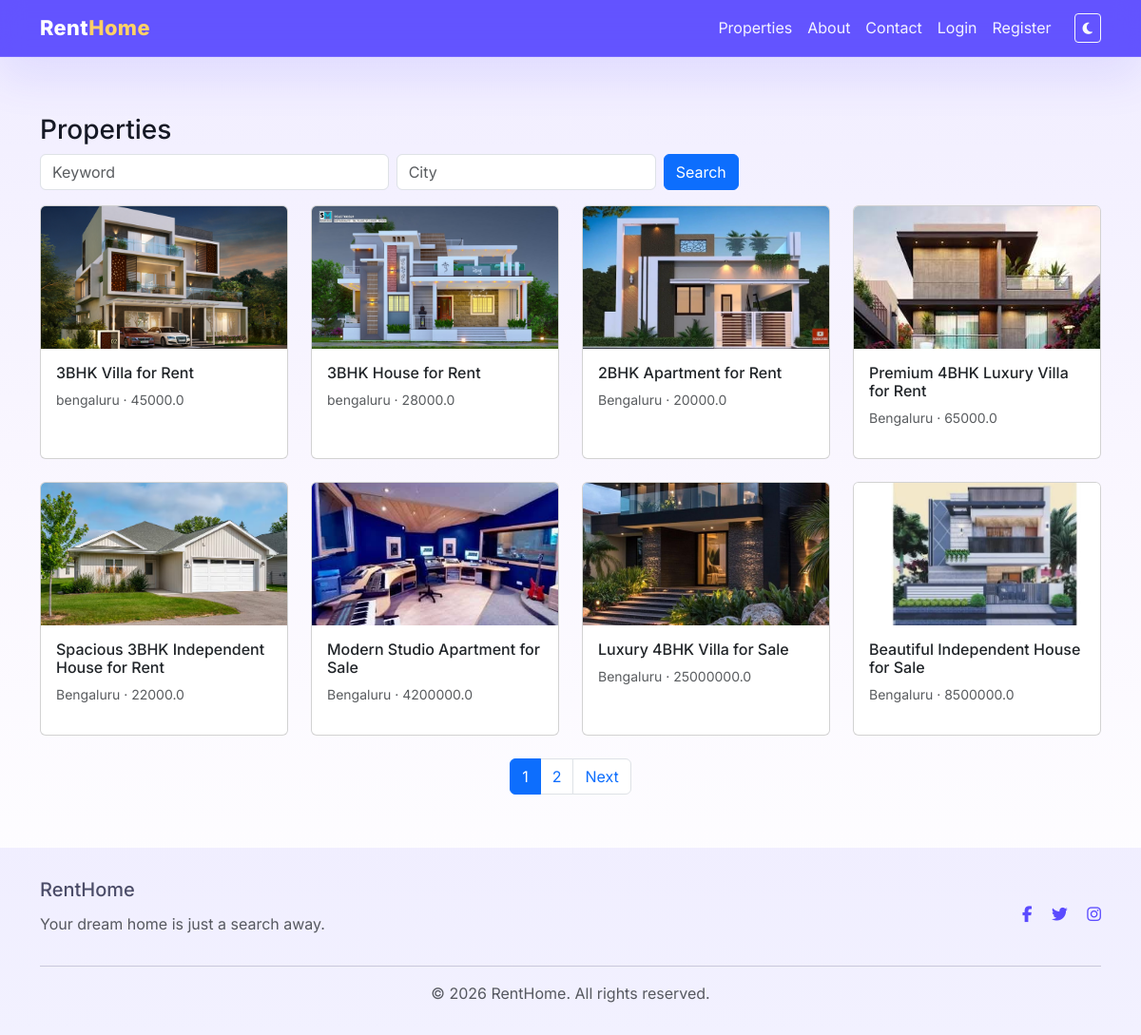
Screenshot of /properties with the database file from the repository.
### models.py (models this page shows)
class Property(db.Model):
    __tablename__ = 'properties'
    id = db.Column(db.Integer, primary_key=True)
    title = db.Column(db.String(200), nullable=False)
    description = db.Column(db.Text)
    purpose = db.Column(db.String(50))
    property_type = db.Column(db.String(50))
    price = db.Column(db.Float)
    deposit = db.Column(db.Float)
    bedrooms = db.Column(db.Integer)
    bathrooms = db.Column(db.Integer)
    balcony = db.Column(db.Integer)
    parking = db.Column(db.String(50))
    area_size = db.Column(db.String(50))
    floor = db.Column(db.String(50))
    facing = db.Column(db.String(50))
    furnished = db.Column(db.String(50))
    water = db.Column(db.String(50))
    electricity = db.Column(db.String(50))
    internet = db.Column(db.String(50))
    address = db.Column(db.String(255))
    locality = db.Column(db.String(120))
    city = db.Column(db.String(120))
    district = db.Column(db.String(120))
    state = db.Column(db.String(120))
    pincode = db.Column(db.String(20))
    google_map = db.Column(db.String(255))
    owner_name = db.Column(db.String(120))
    owner_phone = db.Column(db.String(50))
    owner_email = db.Column(db.String(120))
    available_from = db.Column(db.String(50))
    images = db.Column(db.Text)  # comma separated filenames
    created_at = db.Column(db.DateTime, default=datetime.utcnow)
    user_id = db.Column(db.Integer, db.ForeignKey('users.id'), nullable=True)

### app.py (the view)
@app.route('/properties')
def properties():
    page = request.args.get('page', 1, type=int)
    form = SearchForm(request.args)
    query = Property.query
    if form.keyword.data:
        query = query.filter(Property.title.ilike(f"%{form.keyword.data}%"))
    if form.city.data:
        query = query.filter(Property.city.ilike(f"%{form.city.data}%"))
    if form.min_price.data:
        query = query.filter(Property.price >= float(form.min_price.data))
    if form.max_price.data:
        query = query.filter(Property.price <= float(form.max_price.data))
    props = query.order_by(Property.created_at.desc()).paginate(page=page, per_page=8)
    return render_template('properties.html', properties=props, form=form)

### forms.py
class SearchForm(FlaskForm):
    keyword = StringField('Keyword', validators=[Optional(), Length(0,200)])
    city = StringField('City', validators=[Optional(), Length(0,120)])
    property_type = SelectField('Property Type', choices=[('','Any type'),('apartment','Apartment'),('house','House'),('studio','Studio'),('villa','Villa')], validators=[Optional()])
    bedrooms = IntegerField('Bedrooms', validators=[Optional(), NumberRange(min=0)])
    min_price = DecimalField('Min Price', validators=[Optional()])
    max_price = DecimalField('Max Price', validators=[Optional()])
    sort_by = SelectField('Sort by', choices=[('newest','Newest'),('price_low','Price: Low to High'),('price_high','Price: High to Low')], validators=[Optional()])
    submit = SubmitField('Search')

### app.py (called while the page is built)
@app.context_processor
def inject_current_year():
    return {'current_year': datetime.utcnow().year}

### templates/properties.html (shortened to what this page needs)
{% extends 'base.html' %}
{% block content %}
<h3>Properties</h3>
<form method="get" class="row g-2 mb-3">
  <div class="col-md-4"><input name="keyword" value="{{ request.args.get('keyword','') }}" class="form-control" placeholder="Keyword"></div>
  <div class="col-md-3"><input name="city" value="{{ request.args.get('city','') }}" class="form-control" placeholder="City"></div>
  <div class="col-md-auto"><button class="btn btn-primary">Search</button></div>
</form>
<div class="row">
  {% for prop in properties.items %}
  <div class="col-md-3 mb-4">
    <div class="card h-100 hover-shadow">
      {% set first_image = prop.images.split(',')[0] if prop.images else None %}
      {% if first_image %}
      <img src="{{ url_for('uploaded_file', filename=first_image) }}" class="card-img-top" style="height:150px;object-fit:cover">
      {% else %}
      <div class="card-img-top placeholder-image" style="height:150px"></div>
      {% endif %}
      <div class="card-body">
        <h6 class="card-title">{{ prop.title }}</h6>
        <p class="small text-muted">{{ prop.city }} &middot; {{ prop.price }}</p>
      </div>
    </div>
  </div>
  {% endfor %}
</div>
<nav>
  <ul class="pagination justify-content-center">
    {% for p in properties.iter_pages() %}
      {% if p %}
      <li class="page-item {% if p==properties.page %}active{% endif %}"><a class="page-link" href="?page={{ p }}">{{ p }}</a></li>
      {% endif %}
    {% endfor %}
    {% if properties.has_next %}
    <li class="page-item"><a class="page-link" href="?page={{ properties.next_num }}">Next</a></li>
    {% endif %}
  </ul>
</nav>
{% endblock %}

### templates/base.html (shortened to what this page needs)
<!doctype html>
<html lang="en">
  <head>
    <link rel="stylesheet" href="https://cdnjs.cloudflare.com/ajax/libs/font-awesome/6.5.0/css/all.min.css">
    <link href="https://cdn.jsdelivr.net/npm/bootstrap@5.3.0/dist/css/bootstrap.min.css" rel="stylesheet">
    <link rel="stylesheet" href="{{ url_for('static', filename='css/style.css') }}">
  </head>
  <body>
    <nav class="navbar navbar-expand-lg navbar-dark nav-float fixed-top">
      <div class="container">
        <a class="navbar-brand" href="{{ url_for('index') }}">Rent<span>Home</span></a>
        <div class="collapse navbar-collapse" id="navMenu">
          <ul class="navbar-nav ms-auto align-items-center">
            <li class="nav-item"><a class="nav-link" href="{{ url_for('properties') }}">Properties</a></li>
            <li class="nav-item"><a class="nav-link" href="{{ url_for('about') }}">About</a></li>
            <li class="nav-item"><a class="nav-link" href="{{ url_for('contact') }}">Contact</a></li>
            {% if current_user.is_authenticated %}
            <li class="nav-item dropdown">
              <a class="nav-link dropdown-toggle" href="#" id="userMenu" role="button" data-bs-toggle="dropdown">{{ current_user.username }}</a>
              <ul class="dropdown-menu dropdown-menu-end">
                <li><a class="dropdown-item" href="{{ url_for('dashboard') }}">Dashboard</a></li>
                <li><a class="dropdown-item" href="{{ url_for('profile') }}">Profile</a></li>
                <li><a class="dropdown-item" href="{{ url_for('wishlist') }}">Wishlist</a></li>
                <li><hr class="dropdown-divider"></li>
                <li><a class="dropdown-item" href="{{ url_for('logout') }}">Logout</a></li>
              </ul>
            </li>
            {% else %}
            <li class="nav-item"><a class="nav-link" href="{{ url_for('login') }}">Login</a></li>
            <li class="nav-item"><a class="nav-link" href="{{ url_for('register') }}">Register</a></li>
            {% endif %}
            <li class="nav-item ms-3">
              <button id="themeToggle" class="btn btn-outline-light btn-sm"><i class="fas fa-moon"></i></button>
            </li>
          </ul>
        </div>
      </div>
    </nav>
    <main class="main-content">
      <div class="container">
        {% block content %}{% endblock %}
      </div>
    </main>
    <footer class="footer-section">
      <div class="container">
        <div class="row align-items-center gy-3">
          <div class="col-md-6">
            <h5>RentHome</h5>
            <p class="text-muted">Your dream home is just a search away.</p>
          </div>
          <div class="col-md-6 text-md-end">
            <a href="#" class="social-link"><i class="fab fa-facebook-f"></i></a>
            <a href="#" class="social-link"><i class="fab fa-twitter"></i></a>
            <a href="#" class="social-link"><i class="fab fa-instagram"></i></a>
          </div>
        </div>
        <hr>
        <p class="text-center text-muted mb-0">&copy; {{ current_year }} RentHome. All rights reserved.</p>
      </div>
    </footer>
  </body>
</html>

### static/css/style.css (style rules this page uses)
:root { --bg: #f6f3ff; --surface: rgba(255,255,255,0.9); --surface-strong: rgba(255,255,255,0.96); --text: #161925; --muted: #6b7c98; --primary: #5b4bff; --primary-soft: #8f84ff; --accent: #ff7a59; --border: rgba(91,75,255,0.16); --shadow: 0 24px 80px rgba(91,75,255,0.12); --soft: #f4f1ff; }
* { box-sizing:border-box }
html,body { min-height:100%;margin:0;font-family:'Inter',system-ui,sans-serif;background:linear-gradient(180deg,#f0edff 0%,#faf7ff 48%,#ffffff 100%);color:var(--text);scroll-behavior:smooth }
.nav-float { background:rgba(91,75,255,0.95);backdrop-filter:blur(12px);border-bottom:1px solid rgba(255,255,255,0.12);box-shadow:0 20px 48px rgba(91,75,255,0.12) }
.navbar-brand { font-weight:800;font-size:1.36rem;letter-spacing:.02em }
.navbar-brand span { color:#ffd166 }
.navbar-nav .nav-link { color:#f4f3ff!important }
.main-content { padding-top:100px;padding-bottom:40px }
.footer-section { background:rgba(91,75,255,0.08);padding:2rem 0;color:#4b4c68 }
.footer-section h5 { margin-bottom:.75rem }
.footer-section .social-link { color:#5b4bff;margin-left:1rem;font-size:1.05rem }

### rows the page displays
Property: images (picture), title "3BHK Villa for Rent", city "bengaluru", price "45000.0"
Property: images (picture), title "3BHK House for Rent", city "bengaluru", price "28000.0"
Property: images (picture), title "2BHK Apartment for Rent", city "Bengaluru", price "20000.0"
Property: images (picture), title "Premium 4BHK Luxury Villa for Rent", city "Bengaluru", price "65000.0"
Property: images (picture), title "Spacious 3BHK Independent House for Rent", city "Bengaluru", price "22000.0"
Property: images (picture), title "Modern Studio Apartment for Sale", city "Bengaluru", price "4200000.0"
Property: images (picture), title "Luxury 4BHK Villa for Sale", city "Bengaluru", price "25000000.0"
Property: images (picture), title "Beautiful Independent House for Sale", city "Bengaluru", price "8500000.0"

### other values shown
{{ p }} "1" "2"
